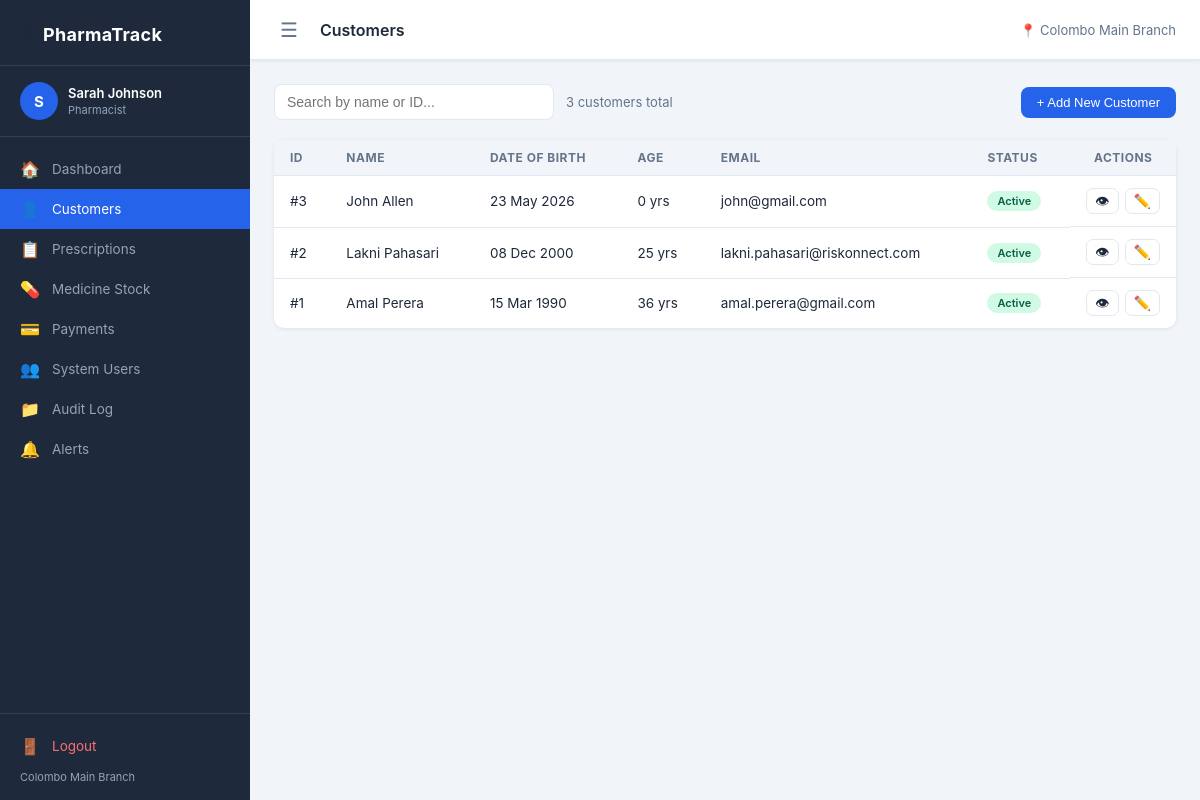
Before: /pages/customers.php (signed in) with the older database file.
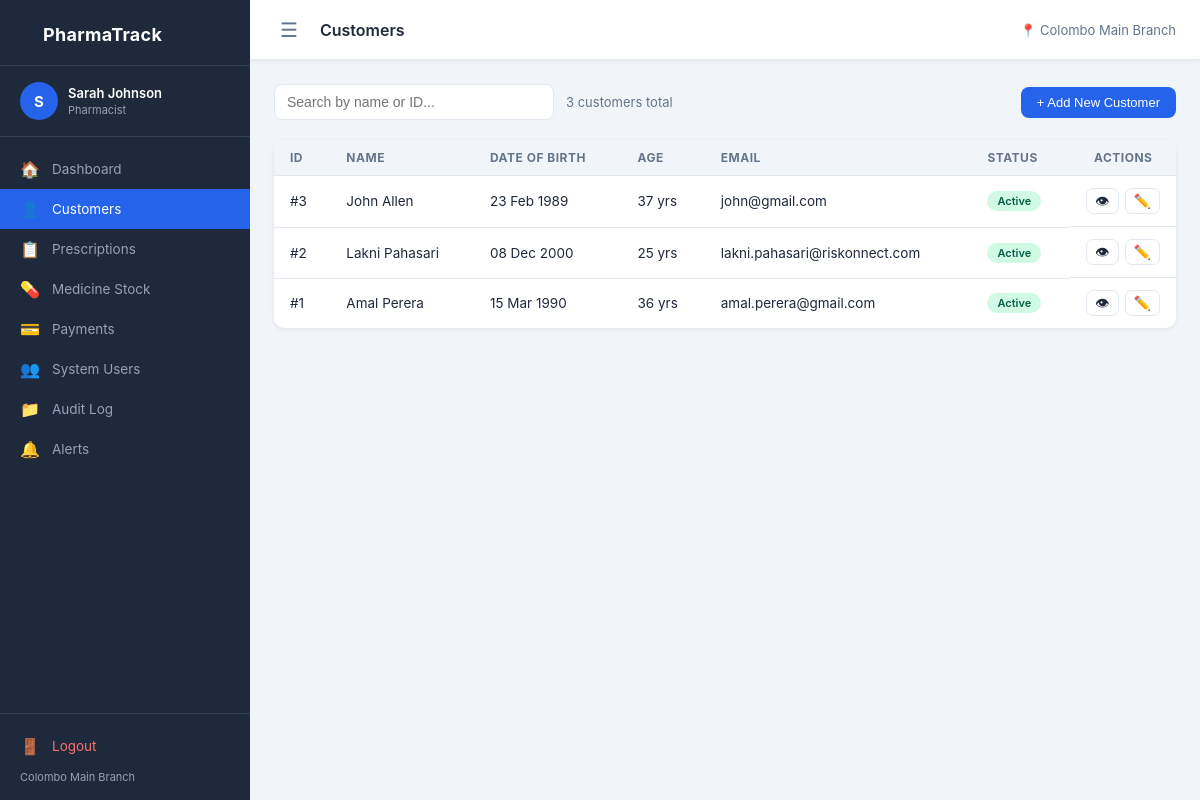
After: the same page with the newer database file.
### tables this page shows
CREATE TABLE `CUSTOMER` (
  `customer_id` int NOT NULL,
  `name` varchar(100) NOT NULL,
  `email` varchar(150) DEFAULT NULL,
  `date_of_birth` date DEFAULT NULL,
  `address` text,
  `medical_history` text,
  `allergies` text,
  `account_active` tinyint(1) NOT NULL DEFAULT '1'
);

### pages/customers.php (the view, shortened to what this page needs)
<?php
$db = getDB();
$customers = $db->query("
    SELECT customer_id, name, email, date_of_birth, address, medical_history, allergies, account_active
    FROM CUSTOMER
    ORDER BY customer_id DESC
")->fetchAll();
function calcAge(?string $dob): ?int {
    return (int)(new DateTime())->diff(new DateTime($dob))->y;
}
require_once __DIR__ . '/../includes/header.php';
?>
<div style="display:flex; align-items:center; gap:12px; margin-bottom:20px; flex-wrap:wrap;">
    <input type="text" id="customerSearch" class="form-control"
           placeholder="Search by name or ID..." style="max-width:280px;">
    <span style="color:var(--text-muted); font-size:13px; flex:1;">
        <?= count($customers) ?> customer<?= count($customers) !== 1 ? 's' : '' ?> total
    </span>
    <button class="btn btn-primary" id="openAddCustomer">+ Add New Customer</button>
</div>
<div class="card">
    <div class="card-body">
        <?php if ($customers): ?>
        <div class="table-wrap">
            <table id="customersTable">
                <thead>
                    <tr>
                        <th>ID</th>
                        <th>Name</th>
                        <th>Date of Birth</th>
                        <th>Age</th>
                        <th>Email</th>
                        <th>Status</th>
                        <th style="width:100px; text-align:center;">Actions</th>
                    </tr>
                </thead>
                <tbody>
                    <?php foreach ($customers as $c):
                        $age = calcAge($c['date_of_birth']);
                    ?>
                    <tr>
                        <td>#<?= $c['customer_id'] ?></td>
                        <td><?= htmlspecialchars($c['name']) ?></td>
                        <td><?= $c['date_of_birth'] ? date('d M Y', strtotime($c['date_of_birth'])) : '<span style="color:var(--text-muted)">—</span>' ?></td>
                        <td><?= $age !== null ? $age . ' yrs' : '<span style="color:var(--text-muted)">—</span>' ?></td>
                        <td><?= $c['email'] ? htmlspecialchars($c['email']) : '<span style="color:var(--text-muted)">—</span>' ?></td>
                        <td>
                            <?php if ($c['account_active']): ?>
                                <span class="badge" style="background:#d1fae5;color:#065f46;">Active</span>
                            <?php else: ?>
                                <span class="badge" style="background:#f3f4f6;color:#6b7280;">Inactive</span>
                            <?php endif; ?>
                        </td>
                        <td style="text-align:center; display:flex; gap:6px; justify-content:center;">
                            <a href="/pages/customer_profile.php?id=<?= $c['customer_id'] ?>"
                               class="btn-icon" title="View profile">👁</a>
                            <button class="btn-icon edit-btn"
                                title="Edit customer"
                                data-id="<?= $c['customer_id'] ?>"
                                data-name="<?= htmlspecialchars($c['name'], ENT_QUOTES) ?>"
                                data-email="<?= htmlspecialchars($c['email'] ?? '', ENT_QUOTES) ?>"
                                data-dob="<?= htmlspecialchars($c['date_of_birth'] ?? '', ENT_QUOTES) ?>"
                                data-address="<?= htmlspecialchars($c['address'] ?? '', ENT_QUOTES) ?>"
                                data-history="<?= htmlspecialchars($c['medical_history'] ?? '', ENT_QUOTES) ?>"
                                data-allergies="<?= htmlspecialchars($c['allergies'] ?? '', ENT_QUOTES) ?>"
                                data-active="<?= $c['account_active'] ?>">
                                ✏️
                            </button>
                        </td>
                    </tr>
                    <?php endforeach; ?>
                </tbody>
            </table>
        </div>
        <?php else: ?>
            <div class="empty-state">No customers yet. Add your first customer using the button above.</div>
        <?php endif; ?>
    </div>
</div>
<?php require_once __DIR__ . '/../includes/footer.php'; ?>

Changed rows visible on the page:
changed customer "John Allen": date_of_birth "23 May 2026" → "23 Feb 1989"; date_of_birth "0" → "37"
